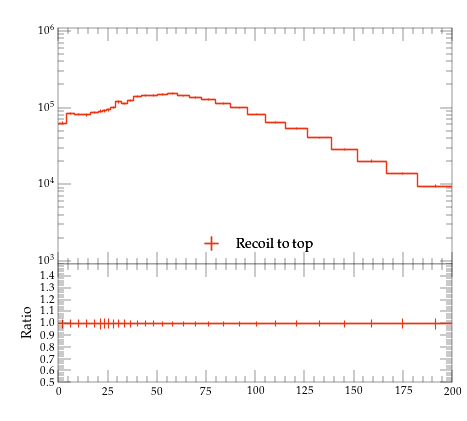

Generate this figure with Python:
#! /usr/bin/env python

# This Python script was auto-generated using YODA v2.0.2.
# Analysis object: /MC_HFJETS_NOTNORM/ptBJetLead
# Timestamp: 29-07-2026 (16:22:26)

import matplotlib as mpl
import matplotlib.pyplot as plt
mpl.use('Agg') # comment out for interactive use
import os
import numpy as np

plotDir = os.path.split(os.path.realpath(__file__))[0]
if 'YODA_USER_PLOT_PATH' in globals():
    plot_outdir = globals()['YODA_USER_PLOT_PATH']
else:
    plot_outdir = plotDir

#plot style
plt.style.use(os.path.join(plotDir, '../default.mplstyle'))
# plot metadata
figW, figH = plt.rcParams['figure.figsize']
ax_xLabel = r''
ax_yLabel = r''
ax_title  = r''
ax_xScale = 'linear'
ax_yScale = 'log'
xLims = (0.0, 200.0)
yLims = (900.0, 1100000.0)

# TeX-friendly labels for the legend
labels = {
    'legend' : ([ r"Recoil to top" ], r""),
}

# Adjust canvas width and height
canvasW = 10.0
canvasH = 9.0
figW *= canvasW/10.
figH *= canvasH/9.

# Create figure and axis objects
fig, (ax, ratio0_ax) = plt.subplots(2, 1, sharex=True,
                  figsize=(figW,figH), gridspec_kw={'height_ratios': (6.0, 3.0)})

# Set figure margins
plt.subplots_adjust(
    left   = 1.0 * plt.rcParams['figure.subplot.left'],
    right  = 1.0 * plt.rcParams['figure.subplot.right'],
    top    = 1.0 * plt.rcParams['figure.subplot.top'],
    bottom = 1.0 * plt.rcParams['figure.subplot.bottom'])

ratio0_ax.yaxis.set_major_locator(mpl.ticker.MultipleLocator(0.1))
ratio0_ax.set_ylim(0.5, 1.4999)
ratio0_ax.set_ylabel('Ratio')

# the numerical data is stored in a separate file
dataf = dict()
prefix = os.path.split(__file__)[0]
if prefix:    prefix = prefix + '/'
exec(open(prefix+'ptBJetLead__data.py').read(), dataf)


legend_handles = dict() # keep track of handles for the legend

# style options for curves
# starts at zorder>=5 to draw curve on top of legend
styles = {
  'recoil_t': {
    'color' : '#EE3311',
    'linestyle' : '-',
    'linewidth' : 1,
    'marker' : 'none',
    'markersize' : 2,
    'capsize' : 0.0,
    'zorder' : 5,
    'histstyle' : 1,
    'drawstyle' : 'steps-pre',
    'xerrorbars' : 1,
    'yerrorbars' : 1,
    'fillcolor' : None,
    'fillopacity' : 1.0,
    'ratio0_linestyle' : '-',
    'ratio0_linewidth' : 1,
    'ratio0_marker' : 'none',
    'ratio0_markersize' : 2,
    'ratio0_capsize' : 0.0,
    'ratio0_zorder' : 5,
    'ratio0_histstyle' : 1,
    'ratio0_drawstyle' : 'steps-pre',
    'ratio0_xerrorbars' : 1,
    'ratio0_yerrorbars' : 1,
  },
}

# curve from input yoda files in main panel
for label, yvals in dataf['yvals'].items():
    if all(np.isnan(v) for v in dataf['yvals'][label]):
        continue
    tmp = None
    if styles[label]['histstyle']: # draw as histogram
        xpos = dataf['xedges'][label] if styles[label]['drawstyle'] else dataf['xpoints'][label]
        ypos = np.insert(yvals, 0, yvals[0]) if styles[label]['drawstyle'] else yvals
        if styles[label]['fillcolor']: # fill area below curve
            ax.fill_between(xpos, ypos, step='pre',
                            color=styles[label]['fillcolor'],
                            alpha=styles[label]['fillopacity'])
        tmp, = ax.plot(xpos, ypos,
                       color=styles[label]['color'],
                       linestyle=styles[label]['linestyle'],
                       linewidth=styles[label]['linewidth'],
                       drawstyle=styles[label]['drawstyle'], solid_joinstyle='miter',
                       zorder=styles[label]['zorder'], label=label)
    tmp = ax.errorbar(dataf['xpoints'][label], yvals,
                      xerr=np.array(dataf['xerrs'][label])*styles[label]['xerrorbars'],
                      yerr=np.array(dataf['yerrs'][label])*styles[label]['yerrorbars'],
                      fmt=styles[label]['marker'], capsize=styles[label]['capsize'],
                      markersize=styles[label]['markersize'],
                      ecolor=styles[label]['color'],
                      color=styles[label]['color'], zorder=styles[label]['zorder'])
    tmp[-1][0].set_linestyle(styles[label]['linestyle'])
    tmp[-1][0].set_linewidth(styles[label]['linewidth'])
    if label in dataf['add_legend_handle']:  legend_handles[label] = tmp
    for varLabel in dataf['variation_yvals'].keys():
        if varLabel.startswith(label):
            tmp, = ax.plot(dataf['xedges'][label], dataf['variation_yvals'][varLabel],
                           color=styles[label]['color'],
                           linestyle=styles[label]['linestyle'],
                           linewidth=styles[label]['linewidth'],
                           drawstyle='steps-pre', solid_joinstyle='miter',
                           zorder=styles[label]['zorder'], alpha=0.5)


# plots on ratio panel
# curve from input yoda files in ratio panel
for label, yvals in dataf['ratio0_yvals'].items():
    if all(np.isnan(v) for v in yvals):
        continue
    if styles[label]['ratio0_histstyle']: # plot as histogram
        xpos = dataf['xedges']['recoil_t'] if styles[label]['ratio0_drawstyle'] else dataf['xpoints']['recoil_t']
        ypos = np.insert(yvals, 0, yvals[0]) if styles[label]['ratio0_drawstyle'] else yvals
        ratio0_ax.plot(xpos, ypos,
                       color=styles[label]['color'],
                       linewidth=styles[label]['linewidth'],
                       linestyle=styles[label]['ratio0_linestyle'],
                       drawstyle=styles[label]['ratio0_drawstyle'], zorder=styles[label]['zorder'],
                       solid_joinstyle='miter')
    tmp = ratio0_ax.errorbar(dataf['xpoints']['recoil_t'], yvals,
                             xerr=np.array(dataf['ref_xerrs'])*styles[label]['ratio0_xerrorbars'],
                             yerr=np.array(dataf['ratio0_yerrs'][label])*styles[label]['ratio0_yerrorbars'],
                             fmt=styles[label]['ratio0_marker'], capsize=styles[label]['ratio0_capsize'],
                             markersize=styles[label]['ratio0_markersize'],
                             ecolor=styles[label]['color'],
                             color=styles[label]['color'])
    tmp[-1][0].set_linestyle(styles[label]['ratio0_linestyle'])
    tmp[-1][0].set_linewidth(styles[label]['ratio0_linewidth'])

    for varlabel in dataf['ratio0_variation_vals'].keys():
        if varlabel.startswith(label):
            ratio0_ax.plot(dataf['xedges']['recoil_t'],
                            dataf['ratio0_variation_vals'][varlabel],
                            color=styles[label]['color'],
                            linestyle=styles[label]['linestyle'],
                            linewidth=styles[label]['linewidth'],
                            drawstyle='steps-pre', solid_joinstyle='miter',
                            zorder=1, alpha=0.5)

legend_items = list(legend_handles.values())
ax.add_artist(ax.legend(legend_items,
                        labels['legend'][0],
                        title=labels['legend'][1],
                        alignment='left',
                        loc='lower center',
                        bbox_to_anchor=(0.5, 0.0)))

# set plot metadata as defined above
ratio0_ax.set_xlabel(ax_xLabel)
ratio0_ax.xaxis.set_label_coords(1., -0.15)
ax.set_ylabel(ax_yLabel, ha='right', va='top')
ax.yaxis.set_label_coords(-0.11, 1.0)
ax.set_title(ax_title, loc='left')
ax.set_xscale(ax_xScale)
ax.set_yscale(ax_yScale)
ax.set_xlim(xLims)
ax.set_ylim(yLims)

# tick formatting
plt.rcParams['xtick.top'] = True
plt.rcParams['ytick.right'] = True
ax.yaxis.set_major_locator(mpl.ticker.LogLocator(base=10.0, numticks=np.inf))
ax.yaxis.set_minor_locator(mpl.ticker.LogLocator(
                           base=10.0, subs=np.arange(0.1, 1, 0.1), numticks=np.inf))
fig.align_ylabels((ax, ratio0_ax))
plt.savefig(os.path.join(plot_outdir, 'ptBJetLead.pdf'), format='PDF')
plt.savefig(os.path.join(plot_outdir, 'ptBJetLead.png'), format='PNG')

plt.close(fig)
